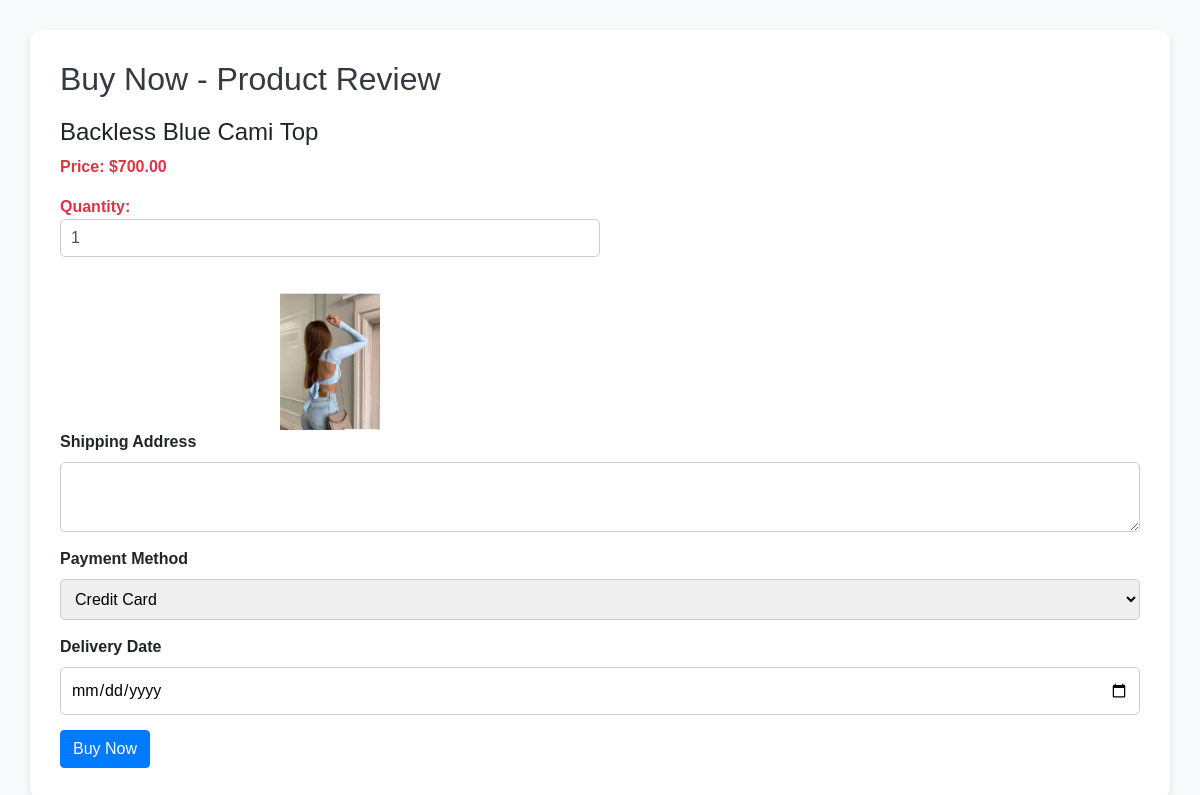
The app's page /buy-now/15/ (signed in) with its own data.
### app/models.py (models this page shows, shortened)
class Product(models.Model):
    product_name = models.CharField(max_length=80)
    product_price = models.DecimalField(max_digits=10, decimal_places=2, null=True, blank=True)
    product_description = models.TextField(null=True, blank=True)
    color = models.CharField(max_length=50, null=True, blank=True)
    material = models.CharField(max_length=100, null=True, blank=True)
    stock = models.IntegerField(null=True)
    category = models.ForeignKey(Category, on_delete=models.CASCADE)
    subcategory = models.ForeignKey(SubCategory, on_delete=models.CASCADE)
    user = models.ForeignKey(User, on_delete=models.CASCADE, null=True)

class ProductImage(models.Model):
    product = models.ForeignKey(Product, related_name="images", on_delete=models.CASCADE)
    image = models.ImageField(upload_to='product_images/')

### app/views.py (the view, shortened to what this page needs)
# urls.py: path('buy-now/<int:product_id>/',Buy_Now, name='Buy_Now'),
def Buy_Now(request, product_id):
    if not request.user.is_authenticated:
        return redirect('userlogin')
    product = get_object_or_404(Product, id=product_id)
    if product.stock <= 0:
        return HttpResponse("This product is out of stock.")
    return render(request, 'proceed_order.html', {
        'product': product,
        'is_buy_now': True
    })

### templates/proceed_order.html (shortened to what this page needs)
<!DOCTYPE html>
<html lang="en">
<head>
    <link rel="stylesheet" href="https://stackpath.bootstrapcdn.com/bootstrap/4.5.2/css/bootstrap.min.css">
</head>
<body>
    <div class="container">
        <h2>{% if is_buy_now %}Buy Now - Product Review{% else %}Proceed to Order - Cart Review{% endif %}</h2>
        {% if is_buy_now %}
            <div class="product-detail-wrapper">
                <div class="product-info">
                    <h4>{{ product.product_name }}</h4>
                    <p><strong>Price: ${{ product.product_price }}</strong></p>
                    <p><strong>Quantity:</strong>
                       <input type="number" name="quantity" value="1" min="1" max={{product.stock}} class="form-control" required>
                    </p>
                </div>
                <div class="product-images">
                    <img src="{{ product.images.first.image.url }}" alt="{{ product.product_name }}" style="max-width: 100px; height: auto;">
                </div>
            </div>
        {% endif %}
        <form method="POST">
            <div class="form">
                <label for="shipping_address">Shipping Address</label>
                <textarea id="shipping_address" name="shipping_address" class="form-control" required></textarea>
            </div>
            <div class="form">
                <label for="payment_method">Payment Method</label>
                <select id="payment_method" name="payment_method" class="control" required>
                    <option value="credit_card">Credit Card</option>
                </select>
            </div>
            <div class="form">
                <label for="delivery_date">Delivery Date</label>
                <input type="date" name="delivery_date" id="delivery_date" required>
            </div>
            <button type="submit" class="btn btn-primary">
                {% if is_buy_now %}
                    Buy Now
                {% else %}
                    Place Order
                {% endif %}
            </button>
        </form>
    </div>
</body>
</html>

### templates/proceed_order.html (style rules this page uses)
body { font-family: Arial, sans-serif; background-color: #f8f9fa; margin-top: 30px; }
.container { background-color: #fff; padding: 30px; border-radius: 10px; box-shadow: 0 4px 6px rgba(0, 0, 0, 0.1); }
h2 { color: #343a40; margin-bottom: 20px; }
.form { margin-bottom: 15px; }
.form label { font-weight: bold; }
.form-control { width: 100%; padding: 10px; border-radius: 5px; border: 1px solid #ccc; }
.control { width: 100%; padding: 10px; border-radius: 5px; border: 1px solid #ccc; }
button { background-color: #007bff; color: white; padding: 12px 20px; border: none; border-radius: 5px; cursor: pointer; font-size: 1rem; }
p { color: #dc3545; font-weight: bold; }
.form input[type="date"] { padding: 10px; width: 100%; border-radius: 5px; border: 1px solid #ccc; }
.product-detail-wrapper { display: flex; flex-wrap: wrap; gap: 20px; }
.product-info { width: 50%; text-align: left; }
.product-images { width: 50%; text-align: center; }

### records on screen
Product: product_name "Backless Blue Cami Top", product_price "700.00", images.first.image (picture)
